Frame 1 (no input): blank canvas, image omitted
Frame 60 (no input): blank canvas, image omitted
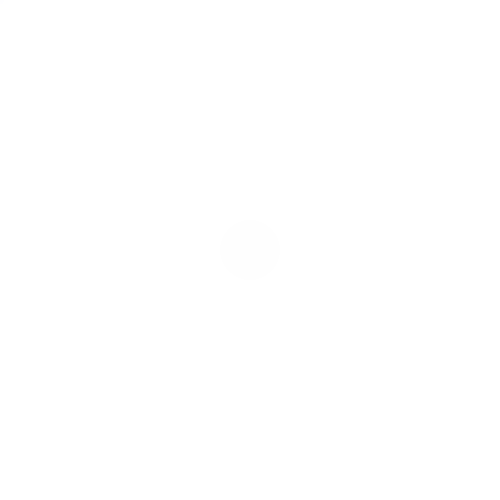
Frame 120 (the mouse pressed at the canvas centre since frame 60)

The p5.js sketch whose frames 1 and 60 were blank and that drew this single picture after the mouse press (run headless with seeded random() and noise() and a simulated clock; from frame 60 on, the mouse is pressed at the canvas centre):

// p5.js sketch
// ── sketch.js
function setup() {
   createCanvas(500,500)
   noStroke()
}

function draw() {
  // Erase gradually
  background(255,50)
}

/************ 
*   MOUSE   *
************/

function mousePressed() {
  fill(0)
  ellipse(mouseX,mouseY,60,60)
}

function mouseMoved() {
  fill(0,100,255)
  ellipse(mouseX,mouseY,10,10)
  console.log(mouseX)
}

function mouseReleased() {
  fill(0)
  ellipse(mouseX,mouseY,30,30)
}


// Nice mouse extras!

function mouseDragged() {
  stroke(255,0,0)
  strokeWeight(5)
  // pmouseX is the previouse mouseX
  line(pmouseX, pmouseY, mouseX,mouseY)
  noStroke()
}

function mouseWheel() {
  fill(0,255,0,20)
  rect(0,0,width,height)
}
